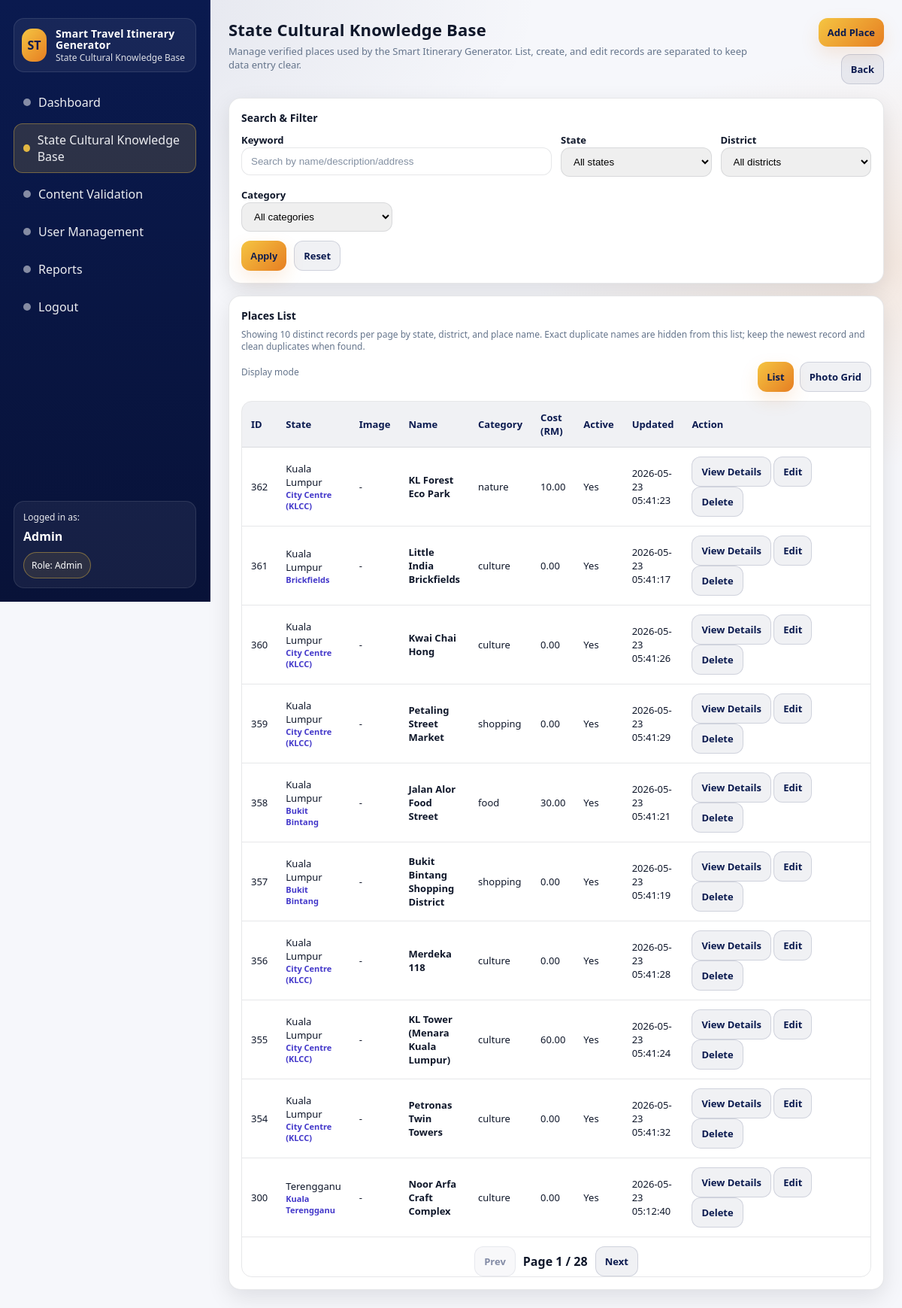
Screenshot of /admin/admin_cultural_kb.php (signed in) with the database file from the repository.
### tables this page shows
CREATE TABLE `cultural_places` (
  `place_id` int(11) NOT NULL AUTO_INCREMENT,
  `state` varchar(60) NOT NULL,
  `district` varchar(80) DEFAULT NULL,
  `category` enum('culture','heritage','museum','food','festival','nature','shopping') NOT NULL,
  `name` varchar(150) NOT NULL,
  `description` text DEFAULT NULL,
  `address` varchar(255) DEFAULT NULL,
  `latitude` decimal(10,7) DEFAULT NULL,
  `longitude` decimal(10,7) DEFAULT NULL,
  `opening_hours` varchar(1000) DEFAULT NULL,
  `festival_start_date` date DEFAULT NULL,
  `festival_end_date` date DEFAULT NULL,
  `estimated_cost` decimal(10,2) DEFAULT NULL,
  `entrance_fee` decimal(8,2) NOT NULL DEFAULT 0.00,
  `is_free` tinyint(1) NOT NULL DEFAULT 0,
  `image_url` varchar(1000) DEFAULT NULL,
  `halal_status` tinyint(1) DEFAULT NULL,
  `is_outdoor` tinyint(1) DEFAULT NULL,
  `visit_duration_min` int(11) NOT NULL DEFAULT 90,
  `best_time_to_visit` varchar(100) DEFAULT NULL,
  `dress_code_required` tinyint(1) DEFAULT NULL,
  `website_url` varchar(300) DEFAULT NULL,
  `phone_number` varchar(20) DEFAULT NULL,
  `avg_rating` decimal(3,2) DEFAULT NULL,
  `rating` decimal(3,2) DEFAULT NULL,
  `is_active` tinyint(1) DEFAULT 1,
  `created_by_admin_id` int(11) DEFAULT NULL,
  `created_at` timestamp NOT NULL DEFAULT current_timestamp(),
  `updated_at` timestamp NULL DEFAULT NULL ON UPDATE current_timestamp(),
  PRIMARY KEY (`place_id`),
  KEY `idx_state_category` (`state`,`category`),
  KEY `fk_place_admin` (`created_by_admin_id`),
  KEY `idx_cultural_festival_dates` (`category`,`festival_start_date`,`festival_end_date`),
  CONSTRAINT `fk_place_admin` FOREIGN KEY (`created_by_admin_id`) REFERENCES `admins` (`admin_id`) ON DELETE SET NULL
);

### admin/admin_cultural_kb.php (the view, shortened to what the rows shown need)
<?php
require_once "../config/db_connect.php";
$view = strtolower(trim($_GET["view"] ?? "list"));
$displayMode = strtolower(trim($_GET["display"] ?? "list"));
$perPage = ($displayMode === "photos") ? 8 : 10;
$page = (int)($_GET["page"] ?? 1);
$offset = ($page - 1) * $perPage;
$dupDistCol = $conn->query("SHOW COLUMNS FROM cultural_places LIKE 'district'");
$adminHasDistCol = ($dupDistCol && $dupDistCol->num_rows > 0);
$detailRow = null;
$showForm = ($view === "create" || $view === "edit");
$showDetail = ($view === "detail" && $detailRow);
$baseSql = " FROM cultural_places cp WHERE 1=1";
$params = [];
$types = "";
$distinctDistrictExpr = $adminHasDistCol ? "COALESCE(cp.district,'')" : "''";
$distinctGroupExpr = "cp.state, {$distinctDistrictExpr}, LOWER(TRIM(cp.name))";
$adminDistrictCol = $adminHasDistCol ? ", cp.district" : "";
$distinctIdSql = "SELECT MAX(cp.place_id) AS place_id" . $baseSql . " GROUP BY {$distinctGroupExpr}";
$sql = "SELECT cp.place_id, cp.state{$adminDistrictCol}, cp.name, cp.category, cp.estimated_cost, cp.is_active, cp.image_url, cp.updated_at, cp.created_at
    FROM cultural_places cp
    JOIN ({$distinctIdSql}) distinct_ids ON distinct_ids.place_id = cp.place_id
    ORDER BY cp.place_id DESC LIMIT ? OFFSET ?";
$params2 = $params;
$types2 = $types . "ii";
$params2[] = $perPage;
$params2[] = $offset;
$stmt = $conn->prepare($sql);
$stmt->bind_param($types2, ...$params2);
$stmt->execute();
$list = $stmt->get_result();
$placeRows = [];
if ($list) {
    while ($row = $list->fetch_assoc()) $placeRows[] = $row;
}
function place_img_src($row)
{
    $placeId = (int)($row["place_id"] ?? 0);
    $dynamicFallback = "../api/place_photo.php?place_id=" . $placeId . "&v=2";
    return $placeId > 0 ? $dynamicFallback : "";
}
?>
<!DOCTYPE html>
<html lang="en">
<head>
    <link rel="stylesheet" href="../assets/dashboard_style.css">
</head>
<body>
    <div class="app">
        <main class="content">
            <div class="topbar">
                <div class="page-title">
                    <h1>State Cultural Knowledge Base</h1>
                </div>
            </div>
            <section class="grid">
                <?php if (!$showForm && !$showDetail): ?>
                <div class="card col-12">
                    <div class="table-wrap">
                        <?php if ($displayMode === "photos"): ?>
                            <div style="display:grid; grid-template-columns:repeat(auto-fit, minmax(250px, 1fr)); gap:14px;">
                                <?php foreach ($placeRows as $r): ?>
                                    <?php $thumb = place_img_src($r); ?>
                                    <div style="border:1px solid rgba(15,23,42,0.10); border-radius:14px; overflow:hidden; background:#fff;">
                                        <?php if ($thumb !== ""): ?>
                                            <img
                                                src="<?php echo htmlspecialchars($thumb); ?>"
                                                alt="<?php echo htmlspecialchars($r["name"]); ?>"
                                                style="width:100%; height:150px; object-fit:cover; display:block; background:#f1f5f9;"
                                                onerror="this.onerror=null; this.outerHTML='<div style=&quot;height:150px; display:flex; align-items:center; justify-content:center; background:#f1f5f9; color:#64748b; font-weight:800;&quot;>No image</div>';"
                                                loading="lazy">
                                        <?php else: ?>
                                            <div style="height:150px; display:flex; align-items:center; justify-content:center; background:#f1f5f9; color:#64748b; font-weight:800;">No image</div>
                                        <?php endif; ?>
                                        <div style="padding:12px;">
                                            <div style="font-weight:900; line-height:1.25;"><?php echo htmlspecialchars($r["name"]); ?></div>
                                            <div class="meta" style="margin-top:6px;">
                                                <?php echo htmlspecialchars($r["state"]); ?>
                                                <?php if (!empty($r["district"])): ?>
                                                    · <?php echo htmlspecialchars($r["district"]); ?>
                                                <?php endif; ?>
                                            </div>
                                            <div style="display:flex; gap:8px; flex-wrap:wrap; margin-top:10px;">
                                                <span class="chip"><?php echo htmlspecialchars(ucfirst($r["category"])); ?></span>
                                                <span class="chip">RM <?php echo number_format((float)$r["estimated_cost"], 2); ?></span>
                                                <span class="chip"><?php echo ((int)$r["is_active"] === 1) ? "Active" : "Inactive"; ?></span>
                                            </div>
                                            <div style="display:flex; gap:8px; flex-wrap:wrap; margin-top:12px;">
                                                <a class="btn btn-ghost" href="admin_cultural_kb.php?detail_id=<?php echo (int)$r["place_id"]; ?>">View Details</a>
                                                <a class="btn btn-ghost" href="admin_cultural_kb.php?edit_id=<?php echo (int)$r["place_id"]; ?>">Edit</a>
                                                <a class="btn btn-ghost" href="admin_cultural_kb_process.php?action=delete&place_id=<?php echo (int)$r["place_id"]; ?>"
                                                    onclick="return confirm('Delete this place?');">Delete</a>
                                            </div>
                                        </div>
                                    </div>
                                <?php endforeach; ?>
                            </div>
                            <?php if (count($placeRows) === 0): ?>
                                <div style="padding:18px; color:#64748b;">No records found.</div>
                            <?php endif; ?>
                        <?php else: ?>
                        <table>
                            <thead>
                                <tr>
                                    <th>ID</th>
                                    <th>State</th>
                                    <th>Image</th>
                                    <th>Name</th>
                                    <th>Category</th>
                                    <th>Cost (RM)</th>
                                    <th>Active</th>
                                    <th>Updated</th>
                                    <th style="width:260px;">Action</th>
                                </tr>
                            </thead>
                            <tbody>
                                <?php foreach ($placeRows as $r): ?>
                                    <tr>
                                        <td><?php echo (int)$r["place_id"]; ?></td>
                                        <td>
                                            <?php echo htmlspecialchars($r["state"]); ?>
                                            <?php if (!empty($r["district"])): ?>
                                            <div style="font-size:11px; color:#4338ca; font-weight:700;"><?php echo htmlspecialchars($r["district"]); ?></div>
                                            <?php endif; ?>
                                        </td>
                                        <td>
                                        </td>
                                        <td><strong><?php echo htmlspecialchars($r["name"]); ?></strong></td>
                                        <td><?php echo htmlspecialchars($r["category"]); ?></td>
                                        <td><?php echo number_format((float)$r["estimated_cost"], 2); ?></td>
                                        <td><?php echo ((int)$r["is_active"] === 1) ? "Yes" : "No"; ?></td>
                                        <td><?php echo htmlspecialchars($r["updated_at"] ?? $r["created_at"]); ?></td>
                                        <td>
                                            <a class="btn btn-ghost" href="admin_cultural_kb.php?detail_id=<?php echo (int)$r["place_id"]; ?>">View Details</a>
                                            <a class="btn btn-ghost" href="admin_cultural_kb.php?edit_id=<?php echo (int)$r["place_id"]; ?>">Edit</a>
                                            <a class="btn btn-ghost" href="admin_cultural_kb_process.php?action=delete&place_id=<?php echo (int)$r["place_id"]; ?>"
                                                onclick="return confirm('Delete this place?');">Delete</a>
                                        </td>
                                    </tr>
                                <?php endforeach; ?>
                            </tbody>
                        </table>
                        <?php endif; ?>
                    </div>
                </div>
                <?php endif; ?>
            </section>
        </main>
    </div>
</body>
</html>

### rows the page displays
cultural_places: place_id "362", state "Kuala Lumpur", district "City Centre (KLCC)", name "KL Forest Eco Park", category "nature", estimated_cost "10.00", is_active "Yes", updated_at "2026-05-23 05:41:23"
cultural_places: place_id "361", state "Kuala Lumpur", district "Brickfields", name "Little India Brickfields", category "culture", estimated_cost "0.00", is_active "Yes", updated_at "2026-05-23 05:41:17"
cultural_places: place_id "360", state "Kuala Lumpur", district "City Centre (KLCC)", name "Kwai Chai Hong", category "culture", estimated_cost "0.00", is_active "Yes", updated_at "2026-05-23 05:41:26"
cultural_places: place_id "359", state "Kuala Lumpur", district "City Centre (KLCC)", name "Petaling Street Market", category "shopping", estimated_cost "0.00", is_active "Yes", updated_at "2026-05-23 05:41:29"
cultural_places: place_id "358", state "Kuala Lumpur", district "Bukit Bintang", name "Jalan Alor Food Street", category "food", estimated_cost "30.00", is_active "Yes", updated_at "2026-05-23 05:41:21"
cultural_places: place_id "357", state "Kuala Lumpur", district "Bukit Bintang", name "Bukit Bintang Shopping District", category "shopping", estimated_cost "0.00", is_active "Yes", updated_at "2026-05-23 05:41:19"
cultural_places: place_id "356", state "Kuala Lumpur", district "City Centre (KLCC)", name "Merdeka 118", category "culture", estimated_cost "0.00", is_active "Yes", updated_at "2026-05-23 05:41:28"
cultural_places: place_id "355", state "Kuala Lumpur", district "City Centre (KLCC)", name "KL Tower (Menara Kuala Lumpur)", category "culture", estimated_cost "60.00", is_active "Yes", updated_at "2026-05-23 05:41:24"
cultural_places: place_id "354", state "Kuala Lumpur", district "City Centre (KLCC)", name "Petronas Twin Towers", category "culture", estimated_cost "0.00", is_active "Yes", updated_at "2026-05-23 05:41:32"
cultural_places: place_id "300", state "Terengganu", district "Kuala Terengganu", name "Noor Arfa Craft Complex", category "culture", estimated_cost "0.00", is_active "Yes", updated_at "2026-05-23 05:12:40"

### other values shown
$adminName "Admin"
$perPage "10"
$page "1"
$totalPages "28"
